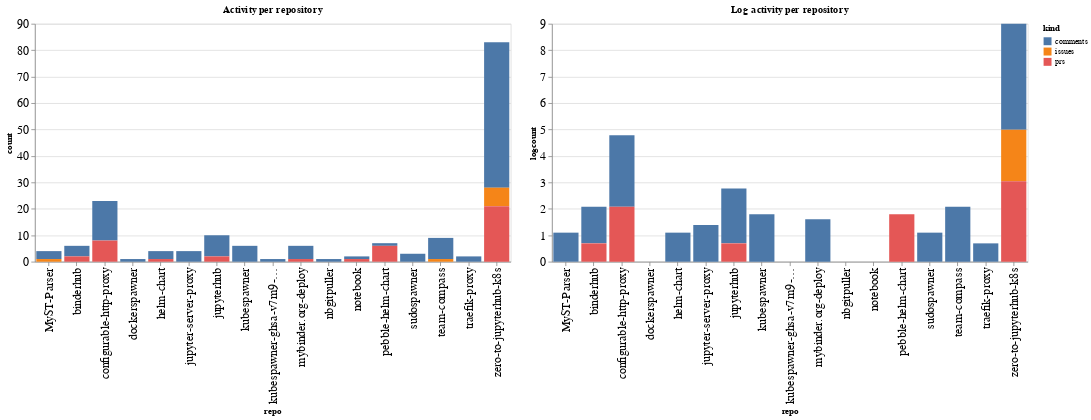

The code cell stored with this chart in its notebook:
### Code cell
ch1 = alt.Chart(repo_summaries, width=600, title="Activity per repository").mark_bar().encode(
    x='repo',
    y='count',
    color='kind',
    tooltip="kind"
)

ch2 = alt.Chart(repo_summaries, width=600, title="Log activity per repository").mark_bar().encode(
    x='repo',
    y='logcount',
    color='kind',
    tooltip="kind"
)

ch1 | ch2

### Figure 1 — Vega-Lite specification as saved in the notebook (floating-point values rounded to 4 significant figures)
{"config": {"axisLeft": {"labelFontSize": 15}, "axisBottom": {"labelFontSize": 15}}, "hconcat": [{"mark": "bar", "encoding": {"color": {"type": "nominal", "field": "kind"}, "tooltip": {"type": "nominal", "field": "kind"}, "x": {"type": "nominal", "field": "repo"}, "y": {"type": "quantitative", "field": "count"}}, "title": "Activity per repository", "width": 600}, {"mark": "bar", "encoding": {"color": {"type": "nominal", "field": "kind"}, "tooltip": {"type": "nominal", "field": "kind"}, "x": {"type": "nominal", "field": "repo"}, "y": {"type": "quantitative", "field": "logcount"}}, "title": "Log activity per repository", "width": 600}], "data": {"name": "data-cad46d02d8269decb6b9b6ad4e4ee9c8"}, "$schema": "https://vega.github.io/schema/vega-lite/v4.8.1.json", "datasets": {"data-cad46d02d8269decb6b9b6ad4e4ee9c8": [{"repo": "MyST-Parser", "kind": "comments", "count": 3, "logcount": 1.099}, {"repo": "MyST-Parser", "kind": "issues", "count": 1, "logcount": 0.0}, {"repo": "binderhub", "kind": "comments", "count": 4, "logcount": 1.386}, {"repo": "binderhub", "kind": "prs", "count": 2, "logcount": 0.6931}, {"repo": "configurable-http-proxy", "kind": "comments", "count": 15, "logcount": 2.708}, {"repo": "configurable-http-proxy", "kind": "prs", "count": 8, "logcount": 2.079}, {"repo": "dockerspawner", "kind": "comments", "count": 1, "logcount": 0.0}, {"repo": "helm-chart", "kind": "comments", "count": 3, "logcount": 1.099}, {"repo": "helm-chart", "kind": "prs", "count": 1, "logcount": 0.0}, {"repo": "jupyter-server-proxy", "kind": "comments", "count": 4, "logcount": 1.386}, {"repo": "jupyterhub", "kind": "comments", "count": 8, "logcount": 2.079}, {"repo": "jupyterhub", "kind": "prs", "count": 2, "logcount": 0.6931}, {"repo": "kubespawner", "kind": "comments", "count": 6, "logcount": 1.792}, {"repo": "kubespawner-ghsa-v7m9-9497-p9gr", "kind": "comments", "count": 1, "logcount": 0.0}, {"repo": "mybinder.org-deploy", "kind": "comments", "count": 5, "logcount": 1.609}, {"repo": "mybinder.org-deploy", "kind": "prs", "count": 1, "logcount": 0.0}, {"repo": "nbgitpuller", "kind": "comments", "count": 1, "logcount": 0.0}, {"repo": "notebook", "kind": "comments", "count": 1, "logcount": 0.0}, {"repo": "notebook", "kind": "prs", "count": 1, "logcount": 0.0}, {"repo": "pebble-helm-chart", "kind": "comments", "count": 1, "logcount": 0.0}, {"repo": "pebble-helm-chart", "kind": "prs", "count": 6, "logcount": 1.792}, {"repo": "sudospawner", "kind": "comments", "count": 3, "logcount": 1.099}, {"repo": "team-compass", "kind": "comments", "count": 8, "logcount": 2.079}, {"repo": "team-compass", "kind": "issues", "count": 1, "logcount": 0.0}, {"repo": "traefik-proxy", "kind": "comments", "count": 2, "logcount": 0.6931}, {"repo": "zero-to-jupyterhub-k8s", "kind": "comments", "count": 55, "logcount": 4.007}, {"repo": "zero-to-jupyterhub-k8s", "kind": "issues", "count": 7, "logcount": 1.946}, {"repo": "zero-to-jupyterhub-k8s", "kind": "prs", "count": 21, "logcount": 3.045}]}}
